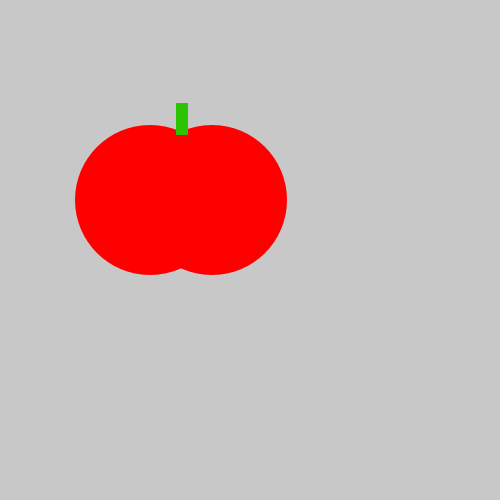
Frame 1 (no input)
Frame 60 (the mouse pressed at the canvas centre just before this capture): identical to frame 1, image omitted
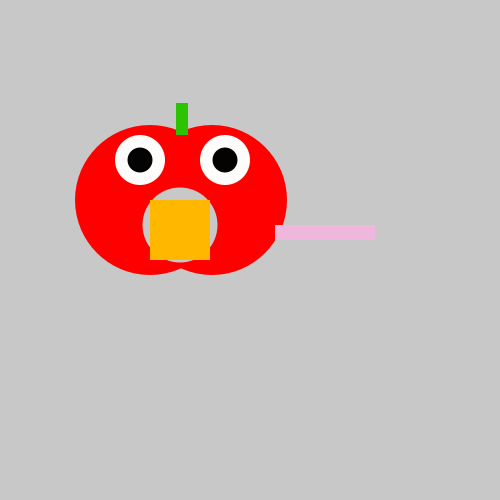
Frame 120 (the mouse held since frame 60 and released just before this capture)

The Processing sketch that drew these frames (run headless with seeded random() and noise(); from frame 60 on, the mouse is pressed at the canvas centre):

// Processing sketch: tomato_rat
// ── tomato_rat.pde
void setup() {
    size(500, 500);
}
void draw() {
    background(200, 200, 200);
 
    noStroke();
    
 
       fill(#ff0000);
    ellipse(150, 200, 150, 150);
    ellipse(212, 200, 150, 150);
      fill(#2cc402);
    rect(176, 103, 12, 32);
if(mousePressed){
fill(200,200,200);
   ellipse(180,225,75,75);
fill(#fffdfb);
ellipse(140,160,50,50);
fill(#fffdfb);
ellipse(225,160,50,50);
fill(#030303);
ellipse(140,160,25,25);
fill(#030303);
ellipse(225,160,25,25);
fill(#f0b7dd);
rect(275,225,100,15);
fill(#ffb700);
noStroke();
rect(150,200,60,60);
fill(#edaa00);

}
}
